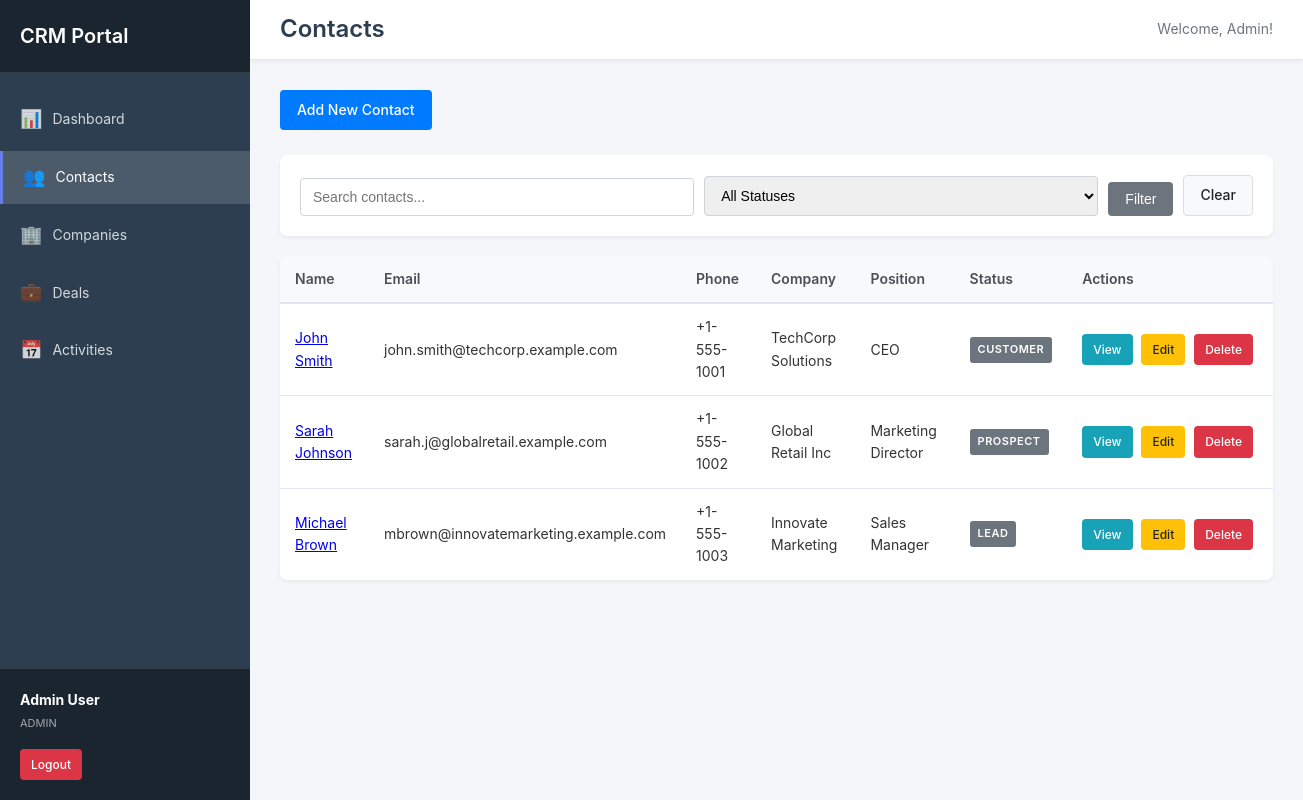
/contacts.php (signed in), run on the app's committed database.
### tables this page shows
CREATE TABLE IF NOT EXISTS contacts (
    id INT AUTO_INCREMENT PRIMARY KEY,
    first_name VARCHAR(50) NOT NULL,
    last_name VARCHAR(50) NOT NULL,
    email VARCHAR(100),
    phone VARCHAR(20),
    mobile VARCHAR(20),
    position VARCHAR(100),
    company_id INT,
    address TEXT,
    city VARCHAR(50),
    state VARCHAR(50),
    country VARCHAR(50),
    postal_code VARCHAR(20),
    status ENUM('lead', 'prospect', 'customer', 'inactive') DEFAULT 'lead',
    source VARCHAR(50),
    notes TEXT,
    created_by INT,
    assigned_to INT,
    created_at TIMESTAMP DEFAULT CURRENT_TIMESTAMP,
    updated_at TIMESTAMP DEFAULT CURRENT_TIMESTAMP ON UPDATE CURRENT_TIMESTAMP,
    FOREIGN KEY (company_id) REFERENCES companies(id) ON DELETE SET NULL,
    FOREIGN KEY (created_by) REFERENCES users(id) ON DELETE SET NULL,
    FOREIGN KEY (assigned_to) REFERENCES users(id) ON DELETE SET NULL,
    INDEX idx_name (last_name, first_name),
    INDEX idx_email (email),
    INDEX idx_status (status),
    INDEX idx_company (company_id),
    INDEX idx_assigned (assigned_to)
);

CREATE TABLE IF NOT EXISTS companies (
    id INT AUTO_INCREMENT PRIMARY KEY,
    name VARCHAR(100) NOT NULL,
    industry VARCHAR(50),
    website VARCHAR(100),
    phone VARCHAR(20),
    email VARCHAR(100),
    address TEXT,
    city VARCHAR(50),
    state VARCHAR(50),
    country VARCHAR(50),
    postal_code VARCHAR(20),
    notes TEXT,
    created_by INT,
    created_at TIMESTAMP DEFAULT CURRENT_TIMESTAMP,
    updated_at TIMESTAMP DEFAULT CURRENT_TIMESTAMP ON UPDATE CURRENT_TIMESTAMP,
    FOREIGN KEY (created_by) REFERENCES users(id) ON DELETE SET NULL,
    INDEX idx_name (name),
    INDEX idx_created_by (created_by)
);

### includes/database.php (called while the page is built, shortened)
<?php
class Database {
    private $host = DB_HOST;
    private $db_name = DB_NAME;
    private $username = DB_USER;
    private $password = DB_PASS;
    private $charset = DB_CHARSET;
    private $conn = null;
    public function connect() {
        try {
            $dsn = "mysql:host={$this->host};dbname={$this->db_name};charset={$this->charset}";
            $options = [
                PDO::ATTR_ERRMODE => PDO::ERRMODE_EXCEPTION,
                PDO::ATTR_DEFAULT_FETCH_MODE => PDO::FETCH_ASSOC,
                PDO::ATTR_EMULATE_PREPARES => false,
            ];
            $this->conn = new PDO($dsn, $this->username, $this->password, $options);
        } catch (PDOException $e) {
            error_log("Connection Error: " . $e->getMessage());
            die("Database connection failed. Please check your configuration.");
        }
        return $this->conn;
    }
}

### models/Contact.php (called while the page is built, shortened)
<?php
class Contact {
    private $db;
    public function __construct($database) {
        $this->db = $database->connect();
    }
    public function getAll($filters = [], $limit = null, $offset = 0) {
        $query = "SELECT c.*, co.name as company_name,
                  CONCAT(u.first_name, ' ', u.last_name) as assigned_to_name
                  FROM contacts c
                  LEFT JOIN companies co ON c.company_id = co.id
                  LEFT JOIN users u ON c.assigned_to = u.id
                  WHERE 1=1";
        $params = [];
        $query .= " ORDER BY c.created_at DESC";
        if ($limit !== null) {
            $query .= " LIMIT :limit OFFSET :offset";
        }
        $stmt = $this->db->prepare($query);
        if ($limit !== null) {
            $stmt->bindValue(':limit', (int)$limit, PDO::PARAM_INT);
            $stmt->bindValue(':offset', (int)$offset, PDO::PARAM_INT);
        }
        $stmt->execute();
        return $stmt->fetchAll();
    }
    public function count($filters = []) {
        $query = "SELECT COUNT(*) as total FROM contacts WHERE 1=1";
        $params = [];
        $stmt = $this->db->prepare($query);
        $stmt->execute();
        $result = $stmt->fetch();
        return $result['total'] ?? 0;
    }
}

### contacts.php (the view, shortened to what this page needs)
<?php
require_once 'includes/database.php';
require_once 'includes/functions.php';
require_once 'models/Contact.php';
$database = new Database();
$contactModel = new Contact($database);
$filters = [];
$page = isset($_GET['page']) ? max(1, (int)$_GET['page']) : 1;
$totalRecords = $contactModel->count($filters);
$pagination = paginate($totalRecords, $page);
$contacts = $contactModel->getAll($filters, $pagination['records_per_page'], $pagination['offset']);
include 'includes/header.php';
?>
<div class="page-header">
    <div class="page-actions">
        <a href="contact_form.php" class="btn btn-primary">Add New Contact</a>
    </div>
</div>
<div class="filters">
    <form method="GET" class="filter-form">
        <div class="form-row">
            <div class="form-group">
                <input type="text" name="search" class="form-control"
                       placeholder="Search contacts..."
                       value="<?php echo htmlspecialchars($_GET['search'] ?? ''); ?>">
            </div>
            <div class="form-group">
                <select name="status" class="form-control">
                    <option value="">All Statuses</option>
                </select>
            </div>
            <button type="submit" class="btn btn-secondary">Filter</button>
            <a href="contacts.php" class="btn btn-light">Clear</a>
        </div>
    </form>
</div>
<?php if (!empty($contacts)): ?>
    <div class="table-responsive">
        <table class="table">
            <thead>
                <tr>
                    <th>Name</th>
                    <th>Email</th>
                    <th>Phone</th>
                    <th>Company</th>
                    <th>Position</th>
                    <th>Status</th>
                    <th>Actions</th>
                </tr>
            </thead>
            <tbody>
                <?php foreach ($contacts as $contact): ?>
                    <tr>
                        <td>
                            <a href="contact_view.php?id=<?php echo $contact['id']; ?>">
                                <?php echo htmlspecialchars($contact['first_name'] . ' ' . $contact['last_name']); ?>
                            </a>
                        </td>
                        <td><?php echo htmlspecialchars($contact['email'] ?? ''); ?></td>
                        <td><?php echo htmlspecialchars($contact['phone'] ?? ''); ?></td>
                        <td><?php echo htmlspecialchars($contact['company_name'] ?? '-'); ?></td>
                        <td><?php echo htmlspecialchars($contact['position'] ?? '-'); ?></td>
                        <td><?php echo getStatusBadge($contact['status']); ?></td>
                        <td class="actions">
                            <a href="contact_view.php?id=<?php echo $contact['id']; ?>" class="btn btn-sm btn-info">View</a>
                            <a href="contact_form.php?id=<?php echo $contact['id']; ?>" class="btn btn-sm btn-warning">Edit</a>
                            <a href="contact_delete.php?id=<?php echo $contact['id']; ?>"
                               class="btn btn-sm btn-danger delete-btn">Delete</a>
                        </td>
                    </tr>
                <?php endforeach; ?>
            </tbody>
        </table>
    </div>
<?php endif; ?>
<?php include 'includes/footer.php'; ?>

### includes/functions.php (shortened to what this page needs)
<?php
function getStatusBadge($status) {
    $badges = [
        'lead' => '<span class="badge badge-info">Lead</span>',
        'prospect' => '<span class="badge badge-warning">Prospect</span>',
        'customer' => '<span class="badge badge-success">Customer</span>',
        'inactive' => '<span class="badge badge-secondary">Inactive</span>',
        'active' => '<span class="badge badge-success">Active</span>',
        'scheduled' => '<span class="badge badge-primary">Scheduled</span>',
        'completed' => '<span class="badge badge-success">Completed</span>',
        'cancelled' => '<span class="badge badge-danger">Cancelled</span>',
    ];
    return $badges[$status] ?? '<span class="badge badge-secondary">' . ucfirst($status) . '</span>';
}
function paginate($totalRecords, $currentPage = 1, $recordsPerPage = RECORDS_PER_PAGE) {
    $totalPages = ceil($totalRecords / $recordsPerPage);
    $currentPage = max(1, min($currentPage, $totalPages));
    $offset = ($currentPage - 1) * $recordsPerPage;
    return [
        'total_records' => $totalRecords,
        'total_pages' => $totalPages,
        'current_page' => $currentPage,
        'records_per_page' => $recordsPerPage,
        'offset' => $offset,
        'has_previous' => $currentPage > 1,
        'has_next' => $currentPage < $totalPages
    ];
}

### assets/css/style.css (style rules this page uses)
* { margin: 0; padding: 0; box-sizing: border-box; }
:root { --primary-color: #007bff; --secondary-color: #6c757d; --success-color: #28a745; --danger-color: #dc3545; --warning-color: #ffc107; --info-color: #17a2b8; --light-color: #f8f9fa; --dark-color: #343a40; --sidebar-width: 250px; --topbar-height: 60px; }
body { font-family: -apple-system, BlinkMacSystemFont, "Segoe UI", Roboto, "Helvetica Neue", Arial, sans-serif; font-size: 14px; line-height: 1.6; color: #333; background-color: #f4f6f9; }
.page-header { display: flex; justify-content: space-between; align-items: center; margin-bottom: 25px; }
.page-actions { display: flex; gap: 10px; }
.btn { display: inline-block; padding: 8px 16px; font-size: 14px; font-weight: 500; text-align: center; text-decoration: none; border: 1px solid transparent; border-radius: 4px; cursor: pointer; transition: all 0.3s; }
.btn-primary { background-color: var(--primary-color); color: white; }
.btn-secondary { background-color: var(--secondary-color); color: white; }
.btn-warning { background-color: var(--warning-color); color: #212529; }
.btn-danger { background-color: var(--danger-color); color: white; }
.btn-info { background-color: var(--info-color); color: white; }
.btn-light { background-color: var(--light-color); color: #212529; border: 1px solid #ddd; }
.btn-sm { padding: 5px 10px; font-size: 12px; }
.form-group { margin-bottom: 20px; }
.form-control { width: 100%; padding: 10px 12px; font-size: 14px; border: 1px solid #ced4da; border-radius: 4px; transition: border-color 0.3s; }
.form-row { display: grid; grid-template-columns: repeat(auto-fit, minmax(200px, 1fr)); gap: 15px; }
.filters { background: white; padding: 20px; border-radius: 8px; margin-bottom: 20px; box-shadow: 0 2px 4px rgba(0, 0, 0, 0.05); }
.filter-form .form-row { display: flex; gap: 10px; align-items: flex-end; }
.filter-form .form-group { flex: 1; margin-bottom: 0; }
.table-responsive { background: white; border-radius: 8px; box-shadow: 0 2px 4px rgba(0, 0, 0, 0.05); overflow-x: auto; }
.table { width: 100%; border-collapse: collapse; }
.table thead { background: #f8f9fa; }
.table th { padding: 12px 15px; text-align: left; font-weight: 600; color: #495057; border-bottom: 2px solid #e3e6f0; white-space: nowrap; }
.table td { padding: 12px 15px; border-bottom: 1px solid #e3e6f0; }
.table tbody tr:last-child td { border-bottom: none; }
.table .actions { white-space: nowrap; }
.table .actions .btn { margin-right: 5px; }
.badge { display: inline-block; padding: 4px 8px; font-size: 11px; font-weight: 600; text-transform: uppercase; border-radius: 3px; letter-spacing: 0.5px; }
.badge-secondary { background-color: var(--secondary-color); color: white; }

### data on the page
contacts: first_name+last_name "John Smith", email "john.smith@techcorp.example.com", phone "+1-555-1001", company.name "TechCorp Solutions", position "CEO", status "CUSTOMER"
contacts: first_name+last_name "Sarah Johnson", email "sarah.j@globalretail.example.com", phone "+1-555-1002", company.name "Global Retail Inc", position "Marketing Director", status "PROSPECT"
contacts: first_name+last_name "Michael Brown", email "mbrown@innovatemarketing.example.com", phone "+1-555-1003", company.name "Innovate Marketing", position "Sales Manager", status "LEAD"

### other printed values
APP_NAME "CRM Portal"
$currentUser['first_name'] . ' ' . $currentUser['last_name'] "Admin User"
$currentUser['role'] "ADMIN"
$pageTitle "Contacts"
$currentUser['first_name'] "Admin"
